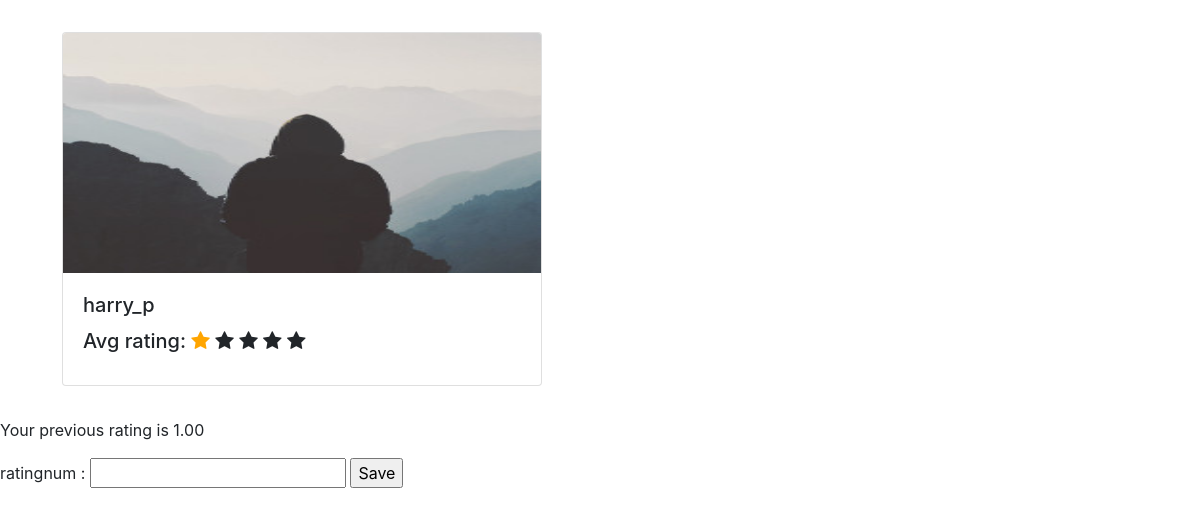
The app's page /rate/5/ with its own data.
### user/models.py (models this page shows, shortened)
class WorkerProfile(models.Model):
    worker =models.OneToOneField(UserProfile, null =True, on_delete=models.SET_NULL)
    profession = models.CharField(max_length=100, default=None)
    biodata = models.TextField(default = None)
    no_of_jobs = models.IntegerField(default=0)

class UserProfile(models.Model):
    user = models.OneToOneField(CustomUser,null =True, on_delete=models.SET_NULL)
    image=models.ImageField(default='default.jpg',upload_to='profile_pics')  #images will get saved in directory called profile_pics
    phone_no= models.CharField(default='0000',max_length=50)
    address = models.TextField(default = '0000')

class CustomUser(AbstractUser):
    email = models.EmailField(verbose_name="Email", null=True, unique=True, max_length=100)
    USERNAME_FIELD = "email" # make the user log in with the email
    REQUIRED_FIELDS = ["username"]
    objects = CustomUserManager()

class Rating(models.Model):
    user = models.ForeignKey(CustomUser, on_delete=models.CASCADE)
    Worker = models.ForeignKey(WorkerProfile, on_delete=models.CASCADE)
    rating = models.DecimalField(max_digits=3,decimal_places=2,default=5.00)

### home/views.py (the view, shortened to what this page needs)
# urls.py: path('rate/<int:pk>/', rate,name="rate"),
def rate(request, pk):
    rating=Rating()
    worker=TaskHistory.objects.get(id=pk)
    average=Rating.objects.filter(Worker=worker.assigned).aggregate(Avg('rating'))
    user=worker.assignedby.user.id
    checkrating=Rating.objects.filter(Worker=worker.assigned,user=user)
    useremail=CustomUser.objects.filter(id=user)
    return render(request, 'home/rating.html', {'worker':worker.assigned,
                                                'user':user,
                                             'average': average['rating__avg'],
                                             'checkrating': checkrating.first,
    }
    )

### home/templates/home/rating.html (shortened to what this page needs)
<!DOCTYPE html>
<html lang="en">
<head>
    <link rel="stylesheet" href="https://cdn.jsdelivr.net/npm/bootstrap@4.0.0/dist/css/bootstrap.min.css">
    <link rel="stylesheet" href="https://cdnjs.cloudflare.com/ajax/libs/font-awesome/4.7.0/css/font-awesome.min.css">
</head>
<body>
    <div class="container" style="padding: 2em">
        <div class="card" style="width: 30rem;">
          <img class="card-img-top" style="max-height: 15rem; overflow: hidden"
          src="{{ worker.worker.image.url }}" alt="Card image cap">
          <div class="card-body">
            <h5 class="card-title">{{ worker.worker.user.username }}</h5>
            <h5 class="card-title">Avg rating:
                <span class="fa fa-star {% if average > 0 %} checked {% endif %}"></span>
                <span class="fa fa-star {% if average > 1 %} checked {% endif %}"></span>
                <span class="fa fa-star {% if average > 2 %} checked {% endif %}"></span>
                <span class="fa fa-star {% if average > 3 %} checked {% endif %}" ></span>
                <span class="fa fa-star {% if average > 4 %} checked {% endif %}"></span>
            </h5>
          </div>
        </div>
    </div>
    {%if checkrating%}
        <p>Your previous rating is {{checkrating.rating}}</p>
    {%endif%}
    <form method = "post">
        ratingnum : <input type="number" name = "ratingnum"/>
        <input type = "submit" value = "Save"  onClick="refresh ">
    </form>
</body>
</html>

### home/templates/home/rating.html (style rules this page uses)
.checked { color: orange; }

### records on screen
WorkerProfile: worker.image (placeholder picture), worker.user.username "harry_p"
Rating: rating "1.00"
